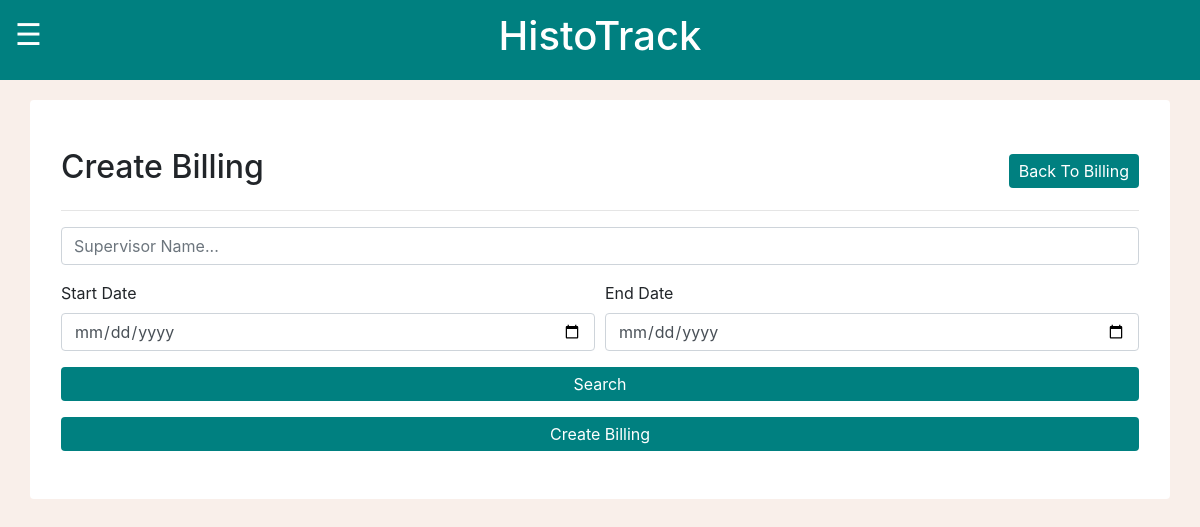
Before: /MCalendar/createBilling/ (signed in) with the older database file.
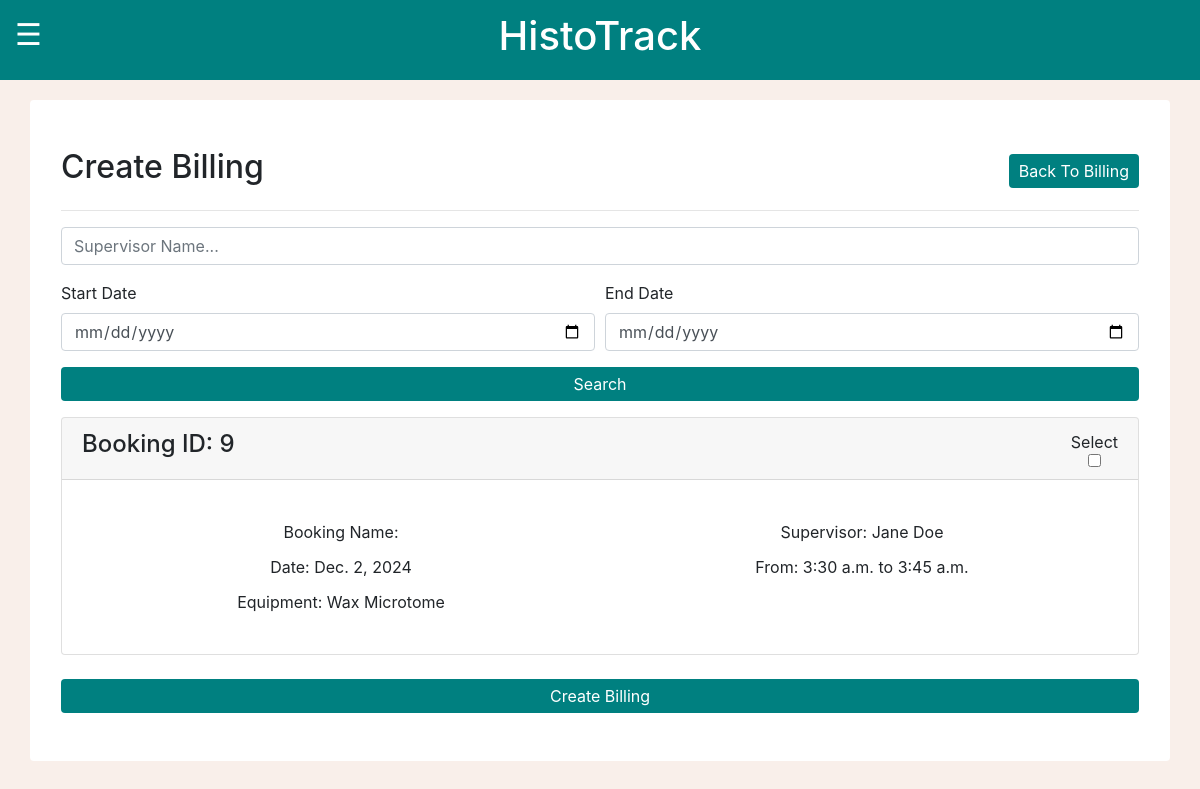
After: the same page with the newer database file.
### MCalendar/models.py (models this page shows, shortened)
class Event(models.Model):
    invoiceRef = models.CharField(max_length=10, default="None")
    bookingName = models.CharField(max_length=80)
    supervisorName = models.CharField(max_length=80)
    email = models.EmailField()
    bookingDate = models.DateField()
    startTime = models.TimeField()
    finishTime = models.TimeField()
    notes = models.TextField(max_length = 1000)
    equipment = models.CharField(max_length=100, default='Not specified')
    totalTime = models.FloatField(default=0)
    hourlyRate = models.FloatField(default=0.00)

### MCalendar/views.py (the view, shortened to what this page needs)
# urls.py: path("createBilling/", views.createBilling, name="createBilling"),
@login_required
def createBilling(request):
    if request.user.is_superuser:
        eventList = Event.objects.all()
        equipmentList = Equipment.objects.all()
        equipment = Equipment.objects.all()
        supervisorName = request.GET.get('supervisorName')
        dateMin = request.GET.get('dateMin')
        dateMax = request.GET.get('dateMax')
        if archiveValidQuery(supervisorName):
            eventList = eventList.filter(supervisorName__icontains=supervisorName)
        if archiveValidQuery(dateMin):
            eventList = eventList.filter(bookingDate__gte=dateMin)
        if archiveValidQuery(dateMax):
            eventList = eventList.filter(bookingDate__lte=dateMax)
        context = {
        'eventList': eventList,
        'equipmentList': equipmentList,
        }
        return render(request, 'createBilling.html', context)
    else:
        messages.success(request, "Please log in before entering that page! Admin access only.")
        logout(request)
        return redirect("loginPage")

### MCalendar/views.py (called while the page is built)
def archiveValidQuery(param): # createBilling is using this aswell to sort through filters. Thanks!
    return param != '' and param is not None

### MCalendar/templates/createBilling.html (shortened to what this page needs)
{% load static %}
<!DOCTYPE html>
<html lang="en">
<head>
    <link rel="stylesheet" href="https://cdn.jsdelivr.net/npm/bootstrap@4.6.2/dist/css/bootstrap.min.css">
    <link rel="stylesheet" href="{% static 'global.css' %}">
</head>
<body>
    <div class="container-fluid text-white topbar">
        <div class="row">
            <div class="col-2 container-fluid text-left">
            <span class="sidebarButton" onclick="toggleNav()">&#9776;</span>
            </div>
            <div class="col-8 container-fluid text-center h1">
                <span>HistoTrack</span>
            </div>
            <div class="col-2"></div>
        </div>
    </div>
    <div class="container rounded bg-white mt-5 mb-5">
        <div class="row">
            <div class="col-md-12">
                <div class="p-3 py-5">
                    <div class="d-flex justify-content-between align-items-center mb-3">
                        <h2 class="text-right">Create Billing</h2>
                        <div class="text-center">
                            <a href="{% url 'billings' %}" class="btn btn-sty">Back To Billing</a>
                        </div>
                    </div>
                    <hr>
                    <form method="GET" action=".">
                        <div class="form-row">
                            <div class="form-group col-12">
                                <div class="input-group">
                                    <input class="form-control py-2" type="search" name="supervisorName" placeholder="Supervisor Name..." />
                                </div>
                            </div>
                        </div>
                        <div class="form-row">
                            <div class="form-group col-md-6 col-lg-6">
                                <label for="startDate">Start Date</label>
                                <input type="date" class="form-control" id="startDate" name="dateMin">
                            </div>
                            <div class="form-group col-md-6 col-lg-6">
                                <label for="endDate">End Date</label>
                                <input type="date" class="form-control" id="endDate" name="dateMax">
                            </div>
                        </div>
                        <button type="submit" class="btn btn-block btn-sty mb-3">Search</button>
                    </form>
    <form method="POST">
        {% for event in eventList %}
            {% if event.invoiceRef == "None" %}
                <div class="card">
                    <div class="card-header">
                        <div class="d-flex justify-content-between align-items-center">
                            <h4>Booking ID: {{ event.id }}</h4>
                            <div class="text-center">
                                <span style="cursor:default">Select<span>
                                <input class="btn btn-block" type="checkbox" name="selectEvent" value="{{ event.id }}">
                            </div>
                        </div>
                    </div>
                    <div class="card-body">
                        <p class="card-text">
                            <div class="details">
                                <div class="detailsListItem">Booking Name: {{ event.bookingName }}</div>
                                <div class="detailsListItem">Supervisor: {{ event.supervisorName }}</div>
                                <div class="detailsListItem">Date: {{ event.bookingDate }}</div>
                                <div class="detailsListItem">From: {{ event.startTime }} to {{ event.finishTime }}</div>
                                <div class="detailsListItem">Equipment: {{ event.equipment }}</div>
                            </div>
                        </p>
                    </div>
                </div>
                <br>
                {% endif %}
            {% endfor %}
                        <input class="btn btn-sty btn-block" type="submit" value="Create Billing">
                    </form>
                </div>
            </div>
        </div>
    </div>
</body>
</html>

Changed rows visible on the page:
added Event: id "9", supervisorName "Jane Doe", bookingDate "Dec. 2, 2024", startTime "3:30 a.m.", finishTime "3:45 a.m.", equipment "Wax Microtome"
